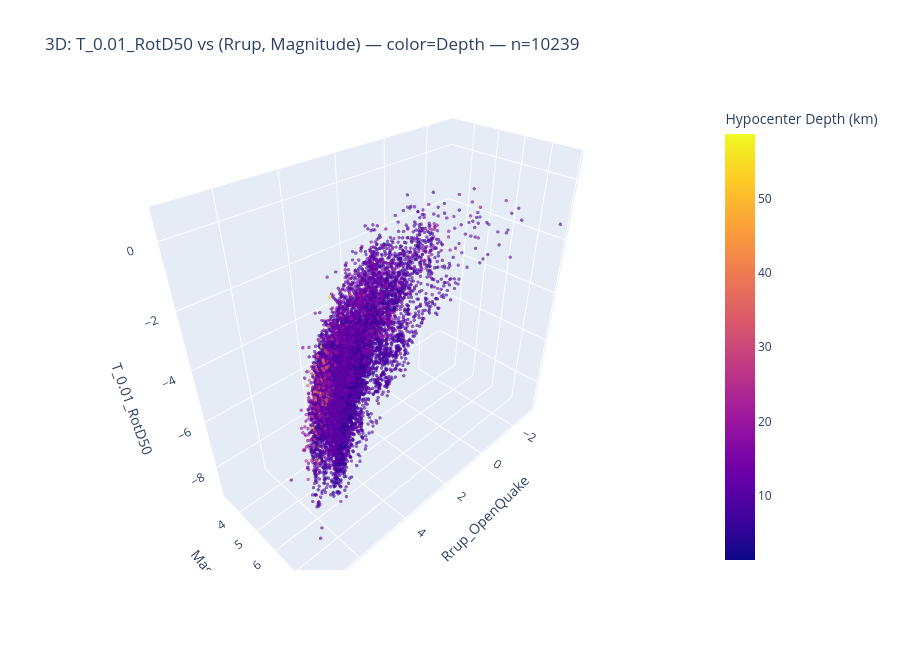

Write notebook code for a chart like this one.
### Markdown cell above
### Scatterplot 3D de las variables "Rrup_OpenQuake", "Magnitude" y "T_0.01_RotD50" usando diferenciación de color por Hypocenter Depth (km)

### Code cell
import plotly.express as px

cols = ["Rrup_OpenQuake", "Magnitude", "T_0.01_RotD50", "Hypocenter Depth (km)"]
d = df[cols].copy()
for c in cols:
    d[c] = pd.to_numeric(d[c], errors="coerce")
d = d.dropna()

fig = px.scatter_3d(
    d,
    x="Rrup_OpenQuake",
    y="Magnitude",
    z="T_0.01_RotD50",
    color="Hypocenter Depth (km)",
    title=f"3D: T_0.01_RotD50 vs (Rrup, Magnitude) — color=Depth — n={len(d)}"
)
fig.update_traces(marker=dict(size=2, opacity=0.6))
fig.update_layout(height=650)
fig.show()

### Figure 1 — Plotly figure (JSON) as saved in the notebook; plotly's stock layout.template omitted (floating-point values rounded to 4 significant figures; data arrays with more than 128 entries replaced by an {"elided": "..."} marker saying what was removed)
{"data": [{"hovertemplate": "Rrup_OpenQuake=%{x}<br>Magnitude=%{y}<br>T_0.01_RotD50=%{z}<br>Hypocenter Depth (km)=%{marker.color}<extra></extra>", "legendgroup": "", "marker": {"color": {"elided": "10239 float values"}, "coloraxis": "coloraxis", "opacity": 0.6, "size": 2, "symbol": "circle"}, "mode": "markers", "name": "", "scene": "scene", "showlegend": false, "type": "scatter3d", "x": {"elided": "10239 float values"}, "y": {"elided": "10239 float values"}, "z": {"elided": "10239 float values"}}], "layout": {"coloraxis": {"colorbar": {"title": {"text": "Hypocenter Depth (km)"}}, "colorscale": [[0.0, "#0d0887"], [0.1111, "#46039f"], [0.2222, "#7201a8"], [0.3333, "#9c179e"], [0.4444, "#bd3786"], [0.5556, "#d8576b"], [0.6667, "#ed7953"], [0.7778, "#fb9f3a"], [0.8889, "#fdca26"], [1.0, "#f0f921"]]}, "height": 650, "legend": {"tracegroupgap": 0}, "scene": {"domain": {"x": [0.0, 1.0], "y": [0.0, 1.0]}, "xaxis": {"title": {"text": "Rrup_OpenQuake"}}, "yaxis": {"title": {"text": "Magnitude"}}, "zaxis": {"title": {"text": "T_0.01_RotD50"}}}, "title": {"text": "3D: T_0.01_RotD50 vs (Rrup, Magnitude) — color=Depth — n=10239"}}}
